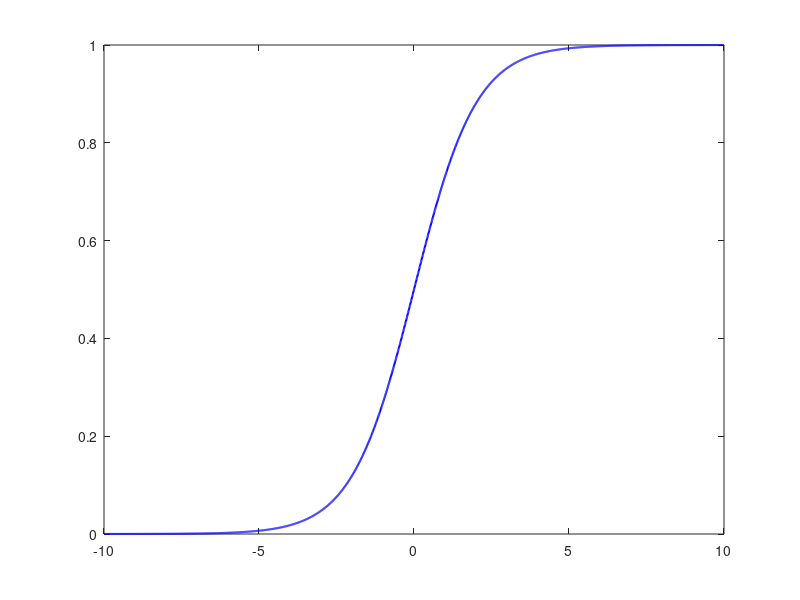

Recreate this plot in MATLAB. (Note: this script raises an error after producing the figure.)
%Plot the logistic function
%Author: Xiaowei Huai
%2051/06/30

clear;close all;clc;
t=-10:0.01:10;
ft=1./(1+exp(-t));


figure();
plot(t,ft,'b-','LineWidth',1.5)
hline(0.5,'k',1.5)
vline(0,'k',1.5)
grid on
box on

%Here I would like Y-axis tick label be just 0,0.5 and 1.
font(14)
set(gca,'ylim',[0,1])
set(gca,'YTick',[0,0.5,1])
set(gca,'YTickLabel',{'0','0.5','1'})

set(gca,'xlim',[-6,6])
set(gca,'XTick',[-6,-4,-2,0,2,4,6])
set(gca,'XTickLabel',{'-6','-4','-2','0','2','4','6'})

labels('t','\sigma(t)',14)
title('The Logistic Function')
print(gcf,'-dpng','logitReg.png')